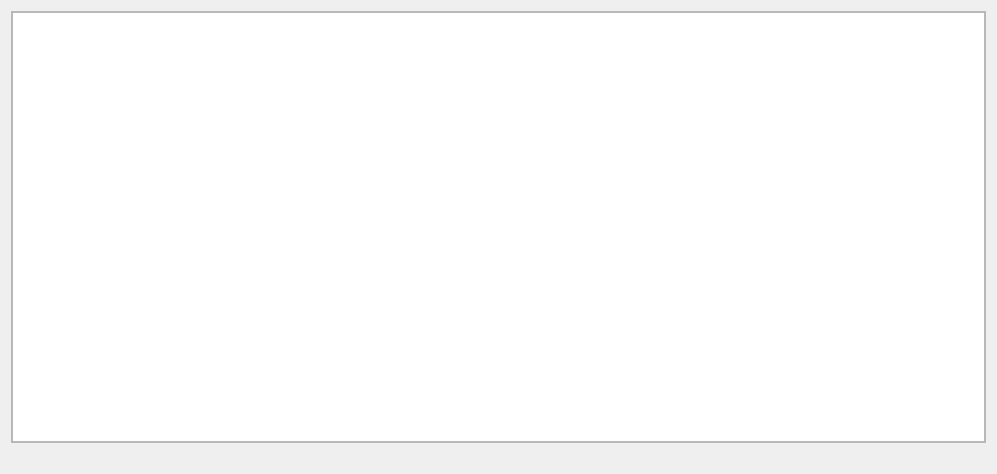
<?xml version="1.0" encoding="UTF-8"?>
<ui version="4.0">
 <class>Page_NetInst</class>
 <widget class="QWidget" name="Page_NetInst">
  <property name="geometry">
   <rect>
    <x>0</x>
    <y>0</y>
    <width>997</width>
    <height>474</height>
   </rect>
  </property>
  <property name="windowTitle">
   <string/>
  </property>
  <layout class="QVBoxLayout" name="verticalLayout_2">
   <item>
    <widget class="QScrollArea" name="scrollArea">
     <property name="maximumSize">
      <size>
       <width>16777215</width>
       <height>16777215</height>
      </size>
     </property>
     <property name="widgetResizable">
      <bool>true</bool>
     </property>
     <widget class="QTreeView" name="groupswidget">
      <property name="geometry">
       <rect>
        <x>0</x>
        <y>0</y>
        <width>981</width>
        <height>434</height>
       </rect>
      </property>
      <property name="font">
       <font>
        <pointsize>11</pointsize>
       </font>
      </property>
      <layout class="QVBoxLayout" name="verticalLayout_3"/>
     </widget>
    </widget>
   </item>
   <item>
    <widget class="QLabel" name="netinst_status">
     <property name="text">
      <string/>
     </property>
    </widget>
   </item>
  </layout>
 </widget>
 <resources/>
 <connections/>
</ui>
